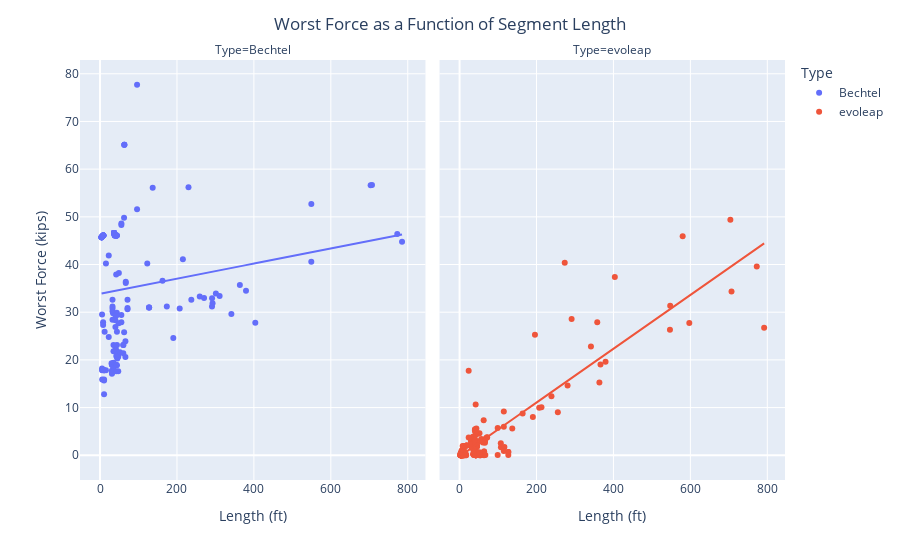

The code cell stored with this chart in its notebook:
### Markdown cell above
## Plot in plotly

### Code cell
import plotly.express as px

df = combined_df
fig = px.scatter(df, x="Length (ft)", y="Worst Force (kips)", facet_col="Type", color="Type", trendline="ols")
fig.update_layout(title_text='Worst Force as a Function of Segment Length', title_x=0.5)
fig.show()

results = px.get_trendline_results(fig)
print(results)

print(results.px_fit_results.iloc[0].summary())
print(results.px_fit_results.iloc[1].summary())

### Figure 1 — Plotly figure (JSON) as saved in the notebook; plotly's stock layout.template omitted (floating-point values rounded to 4 significant figures; data arrays with more than 128 entries replaced by an {"elided": "..."} marker saying what was removed)
{"data": [{"hovertemplate": "Type=Bechtel<br>Length (ft)=%{x}<br>Worst Force (kips)=%{y}<extra></extra>", "legendgroup": "Bechtel", "marker": {"color": "#636efa", "symbol": "circle"}, "mode": "markers", "name": "Bechtel", "orientation": "v", "showlegend": true, "type": "scatter", "x": {"elided": "156 float values"}, "xaxis": "x", "y": {"elided": "156 float values"}, "yaxis": "y"}, {"hovertemplate": "<b>OLS trendline</b><br>Worst Force (kips) = 0.015866 * Length (ft) + 33.8523<br>R<sup>2</sup>=0.032525<br><br>Type=Bechtel<br>Length (ft)=%{x}<br>Worst Force (kips)=%{y} <b>(trend)</b><extra></extra>", "legendgroup": "Bechtel", "marker": {"color": "#636efa", "symbol": "circle"}, "mode": "lines", "name": "Bechtel", "showlegend": false, "type": "scatter", "x": {"elided": "156 float values"}, "xaxis": "x", "y": {"elided": "156 float values"}, "yaxis": "y"}, {"hovertemplate": "Type=evoleap<br>Length (ft)=%{x}<br>Worst Force (kips)=%{y}<extra></extra>", "legendgroup": "evoleap", "marker": {"color": "#EF553B", "symbol": "circle"}, "mode": "markers", "name": "evoleap", "orientation": "v", "showlegend": true, "type": "scatter", "x": {"elided": "278 float values"}, "xaxis": "x2", "y": {"elided": "278 float values"}, "yaxis": "y2"}, {"hovertemplate": "<b>OLS trendline</b><br>Worst Force (kips) = 0.056425 * Length (ft) + -0.240637<br>R<sup>2</sup>=0.820954<br><br>Type=evoleap<br>Length (ft)=%{x}<br>Worst Force (kips)=%{y} <b>(trend)</b><extra></extra>", "legendgroup": "evoleap", "marker": {"color": "#EF553B", "symbol": "circle"}, "mode": "lines", "name": "evoleap", "showlegend": false, "type": "scatter", "x": {"elided": "278 float values"}, "xaxis": "x2", "y": {"elided": "278 float values"}, "yaxis": "y2"}], "layout": {"annotations": [{"font": {}, "showarrow": false, "text": "Type=Bechtel", "x": 0.245, "xanchor": "center", "xref": "paper", "y": 1, "yanchor": "bottom", "yref": "paper"}, {"font": {}, "showarrow": false, "text": "Type=evoleap", "x": 0.755, "xanchor": "center", "xref": "paper", "y": 1, "yanchor": "bottom", "yref": "paper"}], "legend": {"title": {"text": "Type"}, "tracegroupgap": 0}, "margin": {"t": 60}, "title": {"text": "Worst Force as a Function of Segment Length", "x": 0.5}, "xaxis": {"anchor": "y", "domain": [0, 0.49], "title": {"text": "Length (ft)"}}, "xaxis2": {"anchor": "y2", "domain": [0.51, 1], "matches": "x", "title": {"text": "Length (ft)"}}, "yaxis": {"anchor": "x", "domain": [0, 1], "title": {"text": "Worst Force (kips)"}}, "yaxis2": {"anchor": "x2", "domain": [0, 1], "matches": "y", "showticklabels": false}}}
